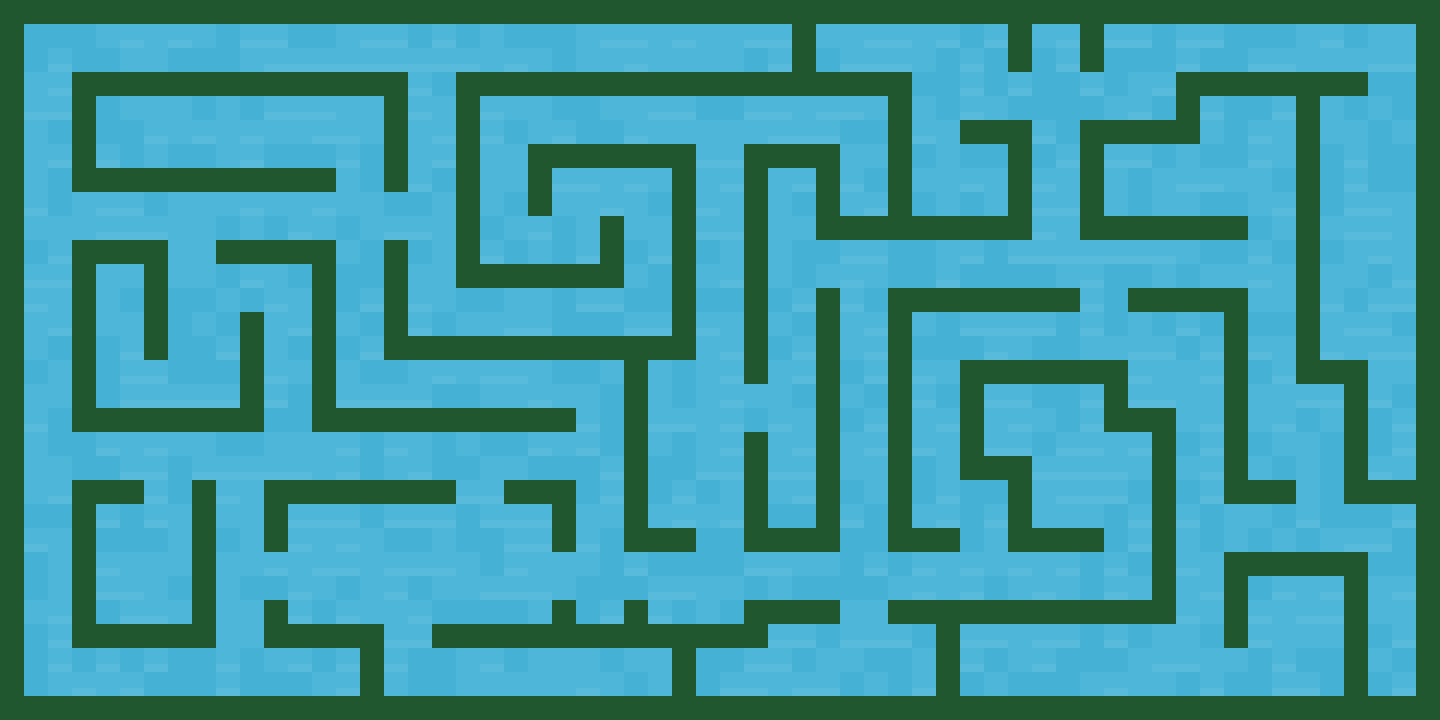

The image is a tile-based game level rendered from a .tmx file. Its description and source (layers, tilesets, objects; grid data summarised) follow:
An orthogonal 60x30 tile map with 24x24 px tiles, 2 tile layers (Fondo, Plataformas) and 7 objects (5x star, player, goal).

<map version="1.10" tiledversion="1.12.2" orientation="orthogonal" renderorder="right-down" width="60" height="30" tilewidth="24" tileheight="24" infinite="0" nextlayerid="4" nextobjectid="10">
 <tileset firstgid="1" source="texture.tsx" />
 <layer id="2" name="Fondo" width="60" height="30">
  <data>[1800 cells, 1624 non-empty, 96 distinct tile ids]</data>
 </layer>
 <layer id="1" name="Plataformas" width="60" height="30">
  <data>[1800 cells, 597 non-empty, 4 distinct tile ids]</data>
 </layer>
 <objectgroup id="3" name="Objetos">
  <object id="1" name="player" x="52" y="368">
   <point />
  </object>
  <object id="2" name="goal" type="goal" x="1394" y="455.333">
   <point />
  </object>
  <object id="3" type="star" x="645.333" y="326">
   <point />
  </object>
  <object id="4" type="star" x="964" y="199.333">
   <point />
  </object>
  <object id="5" type="star" x="1065.33" y="516.667">
   <point />
  </object>
  <object id="6" type="star" x="1293.33" y="637.333">
   <point />
  </object>
  <object id="7" type="star" x="137.333" y="151.333">
   <point />
  </object>
 </objectgroup>
</map>
